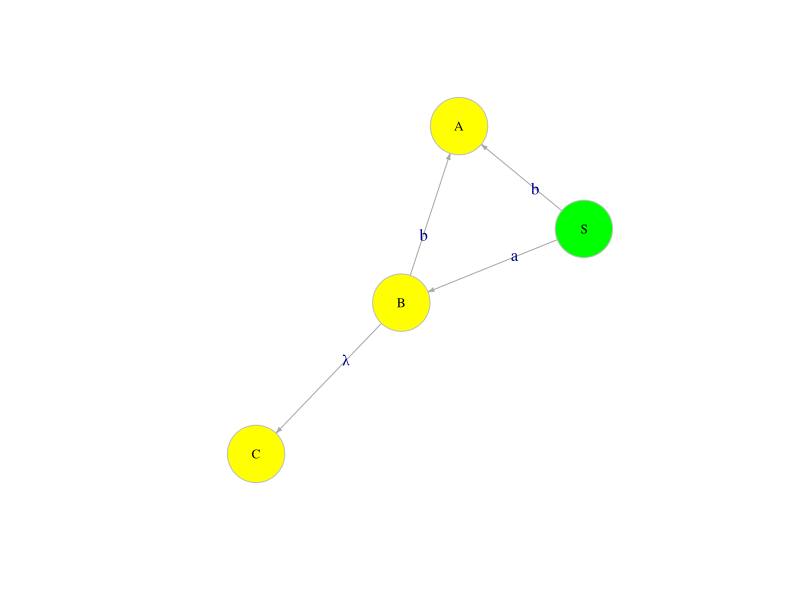

Generate this figure with R:
library(igraph)
library(stringr)
# Input user example
string2 <- "(S,B,a)
(S,A,b)
(B,A,b)
(B,C.,-)
(B,C.,a)
(A,B,a)
(A,C,b)
(C,B,a)
(C,B,b)
"
string <- "(S,B,a)
(S,A,b)
(B,A,b)
(B,C.,-)"

# Formatted data
string <- str_replace_all(string, "(\n)|([:space:]*\n)", " ")

## Extract edges
edgesCompleted <- str_extract_all(string, "\\([A-Z],[A-Z],[a-z]\\)")[[1]]
edgesFinal <- str_extract_all(string, "\\([A-Z],[A-Z]\\.,([a-z]|.)\\)")[[1]]
string <- append(edgesCompleted, edgesFinal)

## Extract nodes
coupleNodesCompleted <- unlist(str_extract_all(edgesCompleted, "[A-Z]"))
coupleNodesFinal <- unlist(str_extract_all(edgesFinal, "(?!S)[A-Z]"))
nodesFinal <- gsub("\\.","",unique(unlist(str_extract_all(edgesFinal, "(?!S)[A-Z]\\."))))
nodes <- append(coupleNodesCompleted, coupleNodesFinal)
uniqueNodes <- unique(nodes)

## Number of nodes
nNodesCompleted <- length(unique(unlist(str_extract_all(edgesCompleted, "(?!S)[A-Z]"))))
nNodesFinal <- length(gsub("\\.","",unique(unlist(str_extract_all(edgesFinal, "(?!S)[A-Z]\\.")))))

## Alphabet
uniqueAlphabet <- unique(unlist(str_extract_all(string, "[a-z]")))
nAlphabet <- length(uniqueAlphabet)
  
nodeTypes <- c()
for(node in uniqueNodes){
  print(node)
    if(node == "S"){
      if((sum(grepl("S,[A-Z].?,[a]", string)) & sum(grepl("S,[A-Z].?,[b]", string))) == TRUE){
        nodeTypes <- nodeTypes %>% append(1)  
      } else {
        nodeTypes <- nodeTypes %>% append(4)  
      }
    } else if (node %in% nodesFinal){
      if(sum(grepl(paste(node, ",[A-Z].?,[a]", sep = ""), string)) & sum(grepl(paste(node,",[A-Z].?,[b]", sep = ""), string)) == TRUE){
        nodeTypes <- nodeTypes %>% append(3)  
      } else {  
        nodeTypes <- nodeTypes %>% append(4)
        }
    }
    else {
      if(sum(grepl(paste(node, ",[A-Z].?,[a]", sep = ""), string)) & sum(grepl(paste(node,",[A-Z].?,[b]", sep = ""), string)) == TRUE){
        nodeTypes <- nodeTypes %>% append(2) 
      } else {  
        nodeTypes <- nodeTypes %>% append(4)
      }
    }
}

node.types <- nodeTypes
g <- graph(nodes, directed = TRUE)

edge.labels <- gsub("-","λ",unlist(str_extract_all(string, "[a-z]|-")))


mapping.colors <- c("green","white", "red", "yellow")
node.colors <- mapping.colors[node.types]

curves <- curve_multiple(g, start = 0.8)
set.seed(10)
plot(g, edge.arrow.size=.3, vertex.label.cex=0.8, vertex.size=35,vertex.frame.color="gray", vertex.label.color="black",  edge.label = edge.labels, vertex.color = node.colors, edge.curved=curves )

